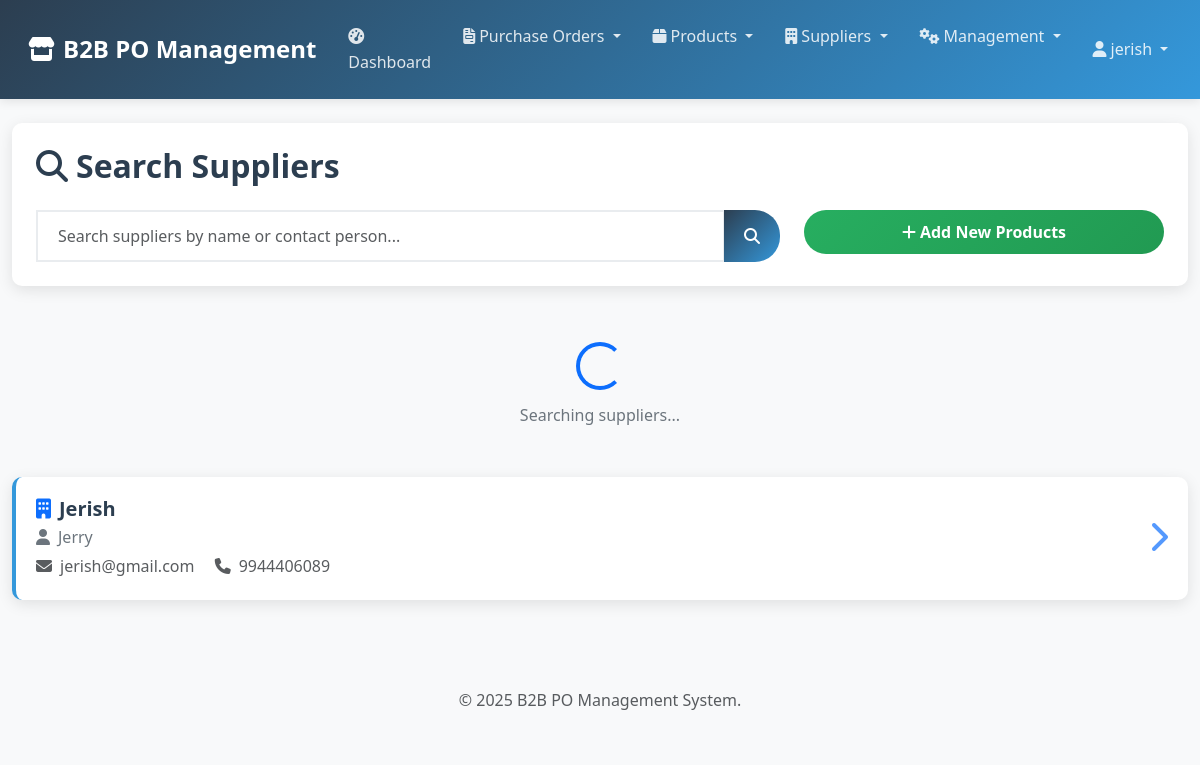
The page /suppliers/ (signed in) on the database its author committed.
### po_system/models.py (models this page shows, shortened)
class Supplier(models.Model):
    name = models.CharField(max_length=200, unique=True)
    email = models.EmailField()
    phone = models.CharField(max_length=15)
    address = models.TextField()
    contact_person = models.CharField(max_length=100)
    created_at = models.DateTimeField(default=timezone.now)  # Changed from auto_now_add
    updated_at = models.DateTimeField(auto_now=True)
    is_active = models.BooleanField(default=True)
    class Meta:
        ordering = ['name']

### po_system/views.py (the view, shortened to what this page needs)
# urls.py: path('suppliers/', views.supplier_search, name='supplier_search'),
@login_required
def supplier_search(request):
    query = request.GET.get('q', '')
    suppliers = Supplier.objects.filter(is_active=True)
    if query:
        suppliers = suppliers.filter(
            Q(name__icontains=query) |
            Q(contact_person__icontains=query)
        )
    paginator = Paginator(suppliers, 10)
    page = request.GET.get('page', 1)
    suppliers_page = paginator.get_page(page)
    return render(request, 'po_system/supplier_search.html', {
        'suppliers': suppliers_page,
        'query': query
    })

### templates/po_system/supplier_search.html (shortened to what this page needs)
{% extends 'po_system/base.html' %}
{% block content %}
<div class="row">
    <div class="col-12">
        <div class="search-container">
            <h2 class="mb-4">
                <i class="fas fa-search me-2"></i>Search Suppliers
            </h2>
            <div class="row">
                <div class="col-md-8">
                    <div class="input-group">
                        <input type="text" id="supplier-search" class="form-control search-input"
                               placeholder="Search suppliers by name or contact person..."
                               value="{{ query }}">
                        <button class="btn btn-primary" type="button" onclick="searchSuppliers()">
                            <i class="fas fa-search"></i>
                        </button>
                    </div>
                </div>
                <div class="col-md-4">
                    <button class="btn btn-success w-100" onclick="showBulkUpload()">
                        <i class="fas fa-plus me-1"></i>Add New Products
                    </button>
                </div>
            </div>
        </div>
        <div id="loading-spinner" class="loading-spinner">
            <div class="spinner-border text-primary" role="status">
            </div>
            <p class="mt-2">Searching suppliers...</p>
        </div>
        <div id="suppliers-container">
            {% for supplier in suppliers %}
            <div class="supplier-card" onclick="loadSupplierProducts({{ supplier.id }})">
                <div class="row align-items-center">
                    <div class="col-md-8">
                        <h5 class="mb-1">
                            <i class="fas fa-building me-2 text-primary"></i>{{ supplier.name }}
                        </h5>
                        <p class="mb-1">
                            <i class="fas fa-user me-2"></i>{{ supplier.contact_person }}
                        </p>
                        <p class="mb-0 text-muted">
                            <i class="fas fa-envelope me-2"></i>{{ supplier.email }}
                            <i class="fas fa-phone ms-3 me-2"></i>{{ supplier.phone }}
                        </p>
                    </div>
                    <div class="col-md-4 text-end">
                        <i class="fas fa-chevron-right fa-2x text-primary"></i>
                    </div>
                </div>
            </div>
            {% empty %}
            <div class="text-center py-5">
                <i class="fas fa-search fa-4x text-muted mb-3"></i>
                <h4>No suppliers found</h4>
                <p class="text-muted">Try adjusting your search criteria</p>
            </div>
            {% endfor %}
        </div>
    </div>
</div>
{% endblock %}

### templates/po_system/base.html (shortened to what this page needs)
{% load static %}
<!DOCTYPE html>
<html lang="en">
<head>
    <link href="https://cdnjs.cloudflare.com/ajax/libs/bootstrap/5.3.0/css/bootstrap.min.css" rel="stylesheet">
    <link href="https://cdnjs.cloudflare.com/ajax/libs/font-awesome/6.4.0/css/all.min.css" rel="stylesheet">
    <link href="{% static 'css/main.css' %}" rel="stylesheet">
</head>
<body>
    <nav class="navbar navbar-expand-lg navbar-dark">
        <div class="container-fluid">
            <a class="navbar-brand" href="{% url 'po_system:dashboard' %}">
                <i class="fas fa-store me-2"></i>B2B PO Management
            </a>
            <div class="collapse navbar-collapse" id="navbarNav">
                <ul class="navbar-nav me-auto">
                    <li class="nav-item">
                        <a class="nav-link" href="{% url 'po_system:dashboard' %}">
                            <i class="fas fa-tachometer-alt me-1"></i>Dashboard
                        </a>
                    </li>
                    <li class="nav-item dropdown">
                        <a class="nav-link dropdown-toggle" href="#" role="button" data-bs-toggle="dropdown">
                            <i class="fas fa-file-invoice me-1"></i>Purchase Orders
                        </a>
                    </li>
                    <li class="nav-item dropdown">
                        <a class="nav-link dropdown-toggle" href="#" role="button" data-bs-toggle="dropdown">
                            <i class="fas fa-box me-1"></i>Products
                        </a>
                    </li>
                    <li class="nav-item dropdown">
                        <a class="nav-link dropdown-toggle" href="#" role="button" data-bs-toggle="dropdown">
                            <i class="fas fa-building me-1"></i>Suppliers
                        </a>
                    </li>
                    <li class="nav-item dropdown">
                        <a class="nav-link dropdown-toggle" href="#" role="button" data-bs-toggle="dropdown">
                            <i class="fas fa-cogs me-1"></i>Management
                        </a>
                    </li>
                </ul>
                <ul class="navbar-nav">
                    <li class="nav-item dropdown">
                        <a class="nav-link dropdown-toggle" href="#" role="button" data-bs-toggle="dropdown">
                            <i class="fas fa-user me-1"></i>{{ user.username }}
                        </a>
                    </li>
                </ul>
            </div>
        </div>
    </nav>
    <div class="container-fluid mt-4">
        {% block content %}
        {% endblock %}
    </div>
    <footer class="mt-5 py-4 bg-light text-center text-muted">
        <div class="container">
            <p class="mb-0">
                &copy; {% now "Y" %} B2B PO Management System.
            </p>
        </div>
    </footer>
</body>
</html>

### static/css/main.css (style rules this page uses)
:root { --primary-color: #2c3e50; --secondary-color: #3498db; --success-color: #27ae60; --warning-color: #f39c12; --danger-color: #e74c3c; --info-color: #1abc9c; --light-color: #f8f9fa; --dark-color: #343a40; --gray-100: #f8f9fa; --gray-200: #e9ecef; --gray-300: #dee2e6; --gray-400: #ced4da; --gray-500: #adb5bd; --gray-600: #6c757d; --gray-700: #495057; --gray-800: #343a40; --gray-900: #212529; --primary-gradient: linear-gradient(135deg, var(--primary-color), var(--secondary-color)); --success-gradient: linear-gradient(135deg, var(--success-color), #219a52); --warning-gradient: linear-gradient(135deg, var(--warning-color), #d35400); --danger-gradient: linear-gradient(135deg, var(--danger-color), #c0392b); --purple-gradient: linear-gradient(135deg, #9b59b6, #8e44ad); --card-shadow: 0 4px 15px rgba(0, 0, 0, 0.1); --hover-shadow: 0 8px 25px rgba(0, 0, 0, 0.15); --button-shadow: 0 5px 15px rgba(52, 152, 219, 0.4); --border-radius-sm: 5px; --border-radius: 10px; --border-radius-lg: 15px; --border-radius-xl: 25px; --transition-speed: 0.3s; }
body { font-family: 'Segoe UI', Tahoma, Geneva, Verdana, sans-serif; background-color: var(--light-color); color: var(--gray-800); line-height: 1.6; }
a { text-decoration: none; transition: all var(--transition-speed) ease; }
.navbar { background: var(--primary-gradient); box-shadow: 0 2px 10px rgba(0, 0, 0, 0.1); padding: 0.75rem 1rem; }
.navbar-brand { font-weight: 700; font-size: 1.5rem; color: white; }
.navbar-dark .navbar-nav .nav-link { color: rgba(255, 255, 255, 0.85); font-weight: 500; padding: 0.75rem 1rem; border-radius: var(--border-radius); transition: all var(--transition-speed) ease; }
.supplier-card { background: white; border-radius: var(--border-radius); padding: 1.25rem; margin-bottom: 1rem; box-shadow: var(--card-shadow); cursor: pointer; transition: all var(--transition-speed) ease; border-left: 4px solid var(--secondary-color); }
.supplier-card h5 { color: var(--primary-color); margin-bottom: 0.5rem; font-weight: 600; }
.supplier-card p { margin-bottom: 0.25rem; color: var(--gray-600); }
.supplier-card i.fa-chevron-right { color: var(--secondary-color); opacity: 0.7; transition: all var(--transition-speed) ease; }
.search-container { background: white; border-radius: var(--border-radius); padding: 1.5rem; box-shadow: var(--card-shadow); margin-bottom: 1.5rem; }
.search-container h2 { color: var(--primary-color); font-weight: 600; margin-bottom: 1.25rem; }
.form-control { border: 2px solid var(--gray-200); border-radius: var(--border-radius-xl); padding: 0.75rem 1.25rem; font-size: 1rem; transition: all var(--transition-speed) ease; }
.input-group .form-control { border-radius: 0 var(--border-radius-xl) var(--border-radius-xl) 0; }
.search-input { border: 2px solid var(--gray-200); border-radius: var(--border-radius-xl); padding: 0.75rem 1.25rem; font-size: 1rem; transition: all var(--transition-speed) ease; }
.btn { border-radius: var(--border-radius-xl); padding: 0.625rem 1.25rem; font-weight: 600; transition: all var(--transition-speed) ease; }
.btn-primary { background: var(--primary-gradient); border: none; }
.btn-success { background: var(--success-gradient); border: none; }
.loading-spinner { text-align: center; padding: 2rem; color: var(--gray-600); }
.spinner-border { width: 3rem; height: 3rem; }

### rows shown on the page
Supplier: name "Jerish", contact_person "Jerry", email "jerish@gmail.com", phone "9944406089"

### other values the page prints
{{ user.username }} "jerish"
